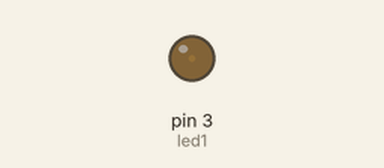
Simulated run of this sketch. Board: Arduino Uno, built with avr-gcc and run on an emulated ATmega328P. Parts: output pins drawn as LEDs (lit = HIGH).

Above: at 0.05 s.
At 1.15 s:
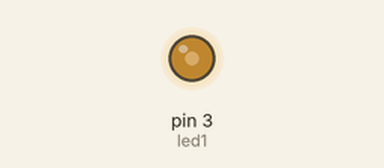
At 2.3 s:
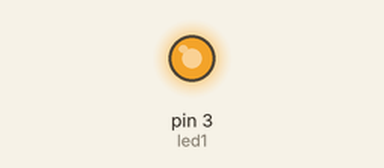
At 4.6 s:
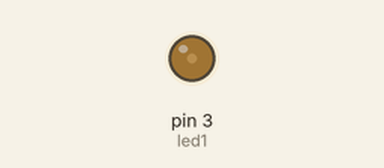
Timing chart, 0 to 6.7 s (numbered marks = the images above):
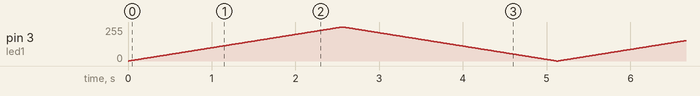

The sketch:

EjercicioPWM2.ino
```cpp
int led1 = 3;

void setup() {
  //No debe inicializarse el pin como salida
}

void loop() {
  for(int i=0; i<256; i++){
    analogWrite(led1, i);
    delay(10);
  }
  for(int i=255; i>=0; i--){
    analogWrite(led1, i);
    delay(10);
  }
}
```
